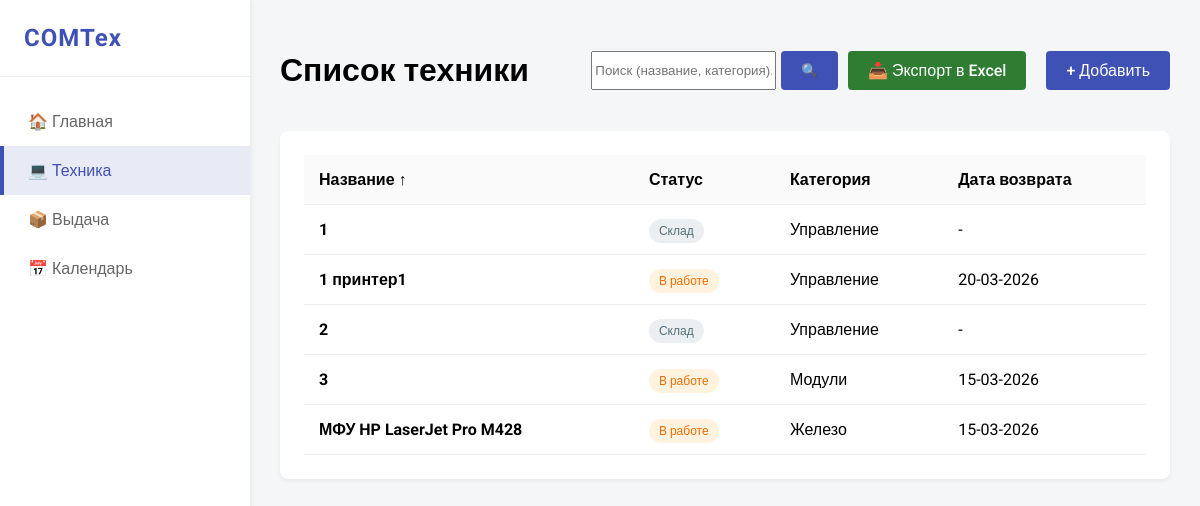
Page /tech on the committed database.
### main.py (models this page shows)
class TechItem(Base):
    __tablename__ = "tech"
    id = Column(Integer, primary_key=True, index=True)
    name = Column(String, nullable=False)
    barcode = Column(String, unique=True, index=True, nullable=False)
    inv_number = Column(String, nullable=True)
    serial_number = Column(String, nullable=True)
    photo_filename = Column(String, nullable=True)
    category = Column(String, nullable=False)
    status = Column(String, nullable=False)
    location = Column(String, nullable=True)
    notes = Column(Text, nullable=True)
    issued_by = Column(String, nullable=True)
    issued_to = Column(String, nullable=True)
    issue_time = Column(DateTime, nullable=True)
    return_deadline = Column(DateTime, nullable=True)
    work_location = Column(String, nullable=True)
    created_at = Column(DateTime, default=datetime.now)

### main.py (the view)
@app.get("/tech", response_class=HTMLResponse)
async def tech_list(request: Request, search: str = "", sort_by: str = "name", sort_order: str = "asc"):
    db = SessionLocal()
    try:
        query = db.query(TechItem)
        if search:
            sf = f"%{search}%"
            query = query.filter((TechItem.name.like(sf)) | (TechItem.category.like(sf)) | (TechItem.status.like(sf)) | (TechItem.inv_number.like(sf)) | (TechItem.barcode.like(sf)))
        col_map = {"name": TechItem.name, "status": TechItem.status, "category": TechItem.category, "return_deadline": TechItem.return_deadline}
        col = col_map.get(sort_by, TechItem.name)
        query = query.order_by(col.desc() if sort_order == "desc" else col.asc())
        items = query.all()
        return templates.TemplateResponse("tech/template.html", {
            "request": request, "items": items, "format_date": format_date_only,
            "current_search": search, "sort_by": sort_by, "sort_order": sort_order
        })
    finally: db.close()

### pages/tech/template.html (shortened to what this page needs)
{% extends "base.html" %}
{% block extra_css %}<link rel="stylesheet" href="/static/tech/style.css">{% endblock %}
{% block content %}
<div class="tech-header">
    <h1>Список техники</h1>
    <div class="tech-controls">
        <form action="/tech" method="GET" class="search-form">
            <input type="text" name="search" placeholder="Поиск (название, категория)..." value="{{ current_search }}">
            <button type="submit" class="btn btn-primary">🔍</button>
        </form>
        <a href="/tech/export/excel" class="btn" style="background-color: #2e7d32; color: white; margin-right: 10px;">
            📥 Экспорт в Excel
        </a>
        <a href="#addModal" onclick="document.getElementById('addModal').style.display='block'" class="btn btn-primary">
            + Добавить
        </a>
    </div>
</div>
<div class="card table-card">
    <table>
        <thead>
            <tr>
                <th onclick="location.href='/tech?sort_by=name&sort_order={{ 'desc' if sort_by=='name' and sort_order=='asc' else 'asc' }}'">
                    Название {% if sort_by=='name' %}{{ '↑' if sort_order=='asc' else '↓' }}{% endif %}
                </th>
                <th onclick="location.href='/tech?sort_by=status&sort_order={{ 'desc' if sort_by=='status' and sort_order=='asc' else 'asc' }}'">
                    Статус {% if sort_by=='status' %}{{ '↑' if sort_order=='asc' else '↓' }}{% endif %}
                </th>
                <th onclick="location.href='/tech?sort_by=category&sort_order={{ 'desc' if sort_by=='category' and sort_order=='asc' else 'asc' }}'">
                    Категория {% if sort_by=='category' %}{{ '↑' if sort_order=='asc' else '↓' }}{% endif %}
                </th>
                <th onclick="location.href='/tech?sort_by=return_deadline&sort_order={{ 'desc' if sort_by=='return_deadline' and sort_order=='asc' else 'asc' }}'">
                    Дата возврата {% if sort_by=='return_deadline' %}{{ '↑' if sort_order=='asc' else '↓' }}{% endif %}
                </th>
            </tr>
        </thead>
        <tbody>
            {% for item in items %}
            <tr onclick="window.location.href='/item/{{ item.id }}'" style="cursor:pointer">
                <td><strong>{{ item.name }}</strong></td>
                <td>
                    <span class="badge badge-{{ item.status|replace(' ', '-')|lower }}">{{ item.status }}</span>
                </td>
                <td>{{ item.category }}</td>
                <td>{{ format_date(item.return_deadline) }}</td>
            </tr>
            {% else %}
            <tr><td colspan="4" style="text-align:center; padding: 20px;">Техника не найдена</td></tr>
            {% endfor %}
        </tbody>
    </table>
</div>
{% endblock %}

### pages/tech/style.css (style rules this page uses)
.tech-header { display: flex; justify-content: space-between; align-items: center; margin-bottom: 20px; flex-wrap: wrap; gap: 10px; }
.tech-controls { display: flex; gap: 10px; }
.search-form { display: flex; gap: 5px; }
table { width: 100%; border-collapse: collapse; }
th, td { padding: 15px; text-align: left; border-bottom: 1px solid #eee; }
th { background: #fafafa; cursor: pointer; user-select: none; }
.badge { padding: 5px 10px; border-radius: 12px; font-size: 12px; font-weight: 500; }
.badge-склад { background: #eceff1; color: #546e7a; }
.badge-в-работе { background: #fff3e0; color: #ef6c00; }

### pages/base.html (style rules this page uses)
:root { --primary: #3f51b5; --accent: #ff4081; --bg: #f4f6f8; --sidebar-w: 250px; --text: #333; }
body { margin: 0; font-family: 'Roboto', sans-serif; background: var(--bg); display: flex; min-height: 100vh; }
.card { background: white; border-radius: 8px; box-shadow: 0 2px 4px rgba(0,0,0,0.05); padding: 24px; margin-bottom: 20px; }
.btn { padding: 10px 20px; border: none; border-radius: 4px; cursor: pointer; font-weight: 500; text-decoration: none; display: inline-block; transition: 0.2s; }
.btn-primary { background: var(--primary); color: white; }

### rows in the picture
TechItem: name "1", status "Склад", category "Управление", return_deadline "-"
TechItem: name "1 принтер1", status "В работе", category "Управление", return_deadline "20-03-2026"
TechItem: name "2", status "Склад", category "Управление", return_deadline "-"
TechItem: name "3", status "В работе", category "Модули", return_deadline "15-03-2026"
TechItem: name "МФУ HP LaserJet Pro M428", status "В работе", category "Железо", return_deadline "15-03-2026"

### other values in the picture
{{ '↑' if sort_order=='asc' else '↓' }} "↑"
